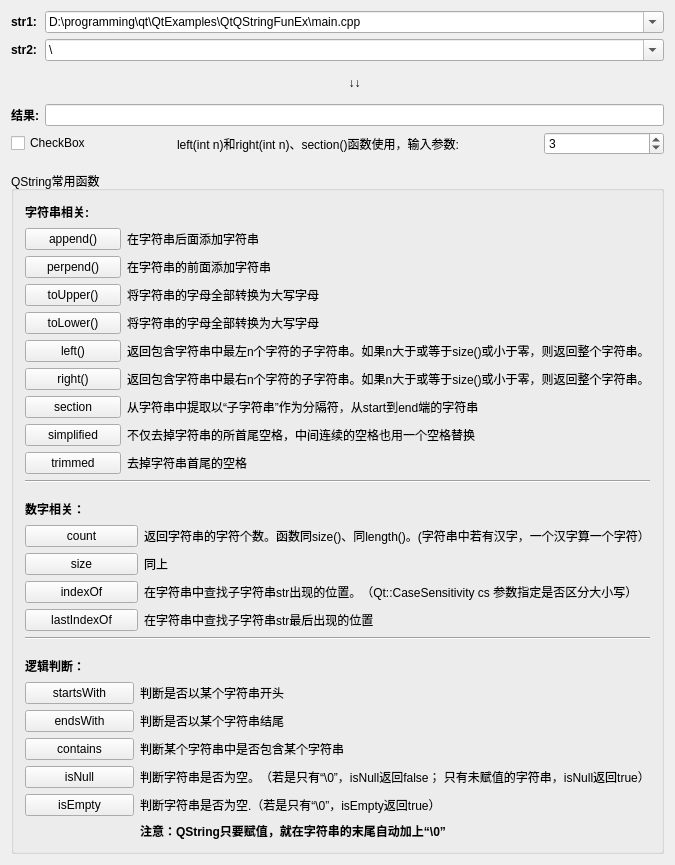
<?xml version="1.0" encoding="UTF-8"?>
<ui version="4.0">
 <class>ExQStringFun</class>
 <widget class="QWidget" name="ExQStringFun">
  <property name="geometry">
   <rect>
    <x>0</x>
    <y>0</y>
    <width>675</width>
    <height>865</height>
   </rect>
  </property>
  <property name="windowTitle">
   <string>ExQStringFun</string>
  </property>
  <layout class="QVBoxLayout" name="verticalLayout_2">
   <item>
    <layout class="QGridLayout" name="gridLayout">
     <item row="4" column="0" colspan="2">
      <layout class="QHBoxLayout" name="horizontalLayout">
       <item>
        <widget class="QCheckBox" name="chekbox">
         <property name="maximumSize">
          <size>
           <width>100</width>
           <height>16777215</height>
          </size>
         </property>
         <property name="text">
          <string>CheckBox</string>
         </property>
        </widget>
       </item>
       <item>
        <spacer name="horizontalSpacer">
         <property name="orientation">
          <enum>Qt::Horizontal</enum>
         </property>
         <property name="sizeType">
          <enum>QSizePolicy::Preferred</enum>
         </property>
         <property name="sizeHint" stdset="0">
          <size>
           <width>60</width>
           <height>20</height>
          </size>
         </property>
        </spacer>
       </item>
       <item>
        <widget class="QLabel" name="labLabSpin">
         <property name="maximumSize">
          <size>
           <width>16777215</width>
           <height>16777215</height>
          </size>
         </property>
         <property name="text">
          <string>left(int n)和right(int n)、section()函数使用，输入参数:</string>
         </property>
        </widget>
       </item>
       <item>
        <widget class="QSpinBox" name="spinLabSpin">
         <property name="maximumSize">
          <size>
           <width>120</width>
           <height>16777215</height>
          </size>
         </property>
         <property name="value">
          <number>3</number>
         </property>
        </widget>
       </item>
      </layout>
     </item>
     <item row="0" column="1">
      <widget class="QComboBox" name="comboxStr1">
       <property name="enabled">
        <bool>true</bool>
       </property>
       <property name="editable">
        <bool>true</bool>
       </property>
       <property name="currentText">
        <string>D:\programming\qt\QtExamples\QtQStringFunEx\main.cpp</string>
       </property>
       <item>
        <property name="text">
         <string>D:\programming\qt\QtExamples\QtQStringFunEx\main.cpp</string>
        </property>
       </item>
       <item>
        <property name="text">
         <string>D:\programming\qt\QtExamples\QtQStringFunEx</string>
        </property>
       </item>
       <item>
        <property name="text">
         <string>投我以木李，报之以琼玖, 男，1998-07-07，汉族，湖北, 武汉</string>
        </property>
       </item>
       <item>
        <property name="text">
         <string>csdn：https://blog.csdn.net/qq_33154343</string>
        </property>
       </item>
       <item>
        <property name="text">
         <string>github：https://github.com/touwoyimuli</string>
        </property>
       </item>
       <item>
        <property name="text">
         <string>github.io：https://touwoyimuli.github.io/</string>
        </property>
       </item>
       <item>
        <property name="text">
         <string>或者自己自定义更多</string>
        </property>
       </item>
      </widget>
     </item>
     <item row="1" column="0">
      <widget class="QLabel" name="labStr2">
       <property name="sizePolicy">
        <sizepolicy hsizetype="Preferred" vsizetype="Fixed">
         <horstretch>0</horstretch>
         <verstretch>0</verstretch>
        </sizepolicy>
       </property>
       <property name="maximumSize">
        <size>
         <width>50</width>
         <height>20</height>
        </size>
       </property>
       <property name="font">
        <font>
         <weight>75</weight>
         <bold>true</bold>
        </font>
       </property>
       <property name="text">
        <string>str2:</string>
       </property>
      </widget>
     </item>
     <item row="1" column="1">
      <widget class="QComboBox" name="comboxStr2">
       <property name="enabled">
        <bool>true</bool>
       </property>
       <property name="editable">
        <bool>true</bool>
       </property>
       <property name="currentText">
        <string>\</string>
       </property>
       <item>
        <property name="text">
         <string>\</string>
        </property>
       </item>
       <item>
        <property name="text">
         <string>.cpp</string>
        </property>
       </item>
       <item>
        <property name="text">
         <string>:</string>
        </property>
       </item>
       <item>
        <property name="text">
         <string>，</string>
        </property>
       </item>
       <item>
        <property name="text">
         <string>或自定义更多尝试</string>
        </property>
       </item>
      </widget>
     </item>
     <item row="0" column="0">
      <widget class="QLabel" name="labStr1">
       <property name="maximumSize">
        <size>
         <width>50</width>
         <height>20</height>
        </size>
       </property>
       <property name="font">
        <font>
         <weight>75</weight>
         <bold>true</bold>
        </font>
       </property>
       <property name="text">
        <string>str1:</string>
       </property>
      </widget>
     </item>
     <item row="3" column="0">
      <widget class="QLabel" name="labResult">
       <property name="font">
        <font>
         <weight>75</weight>
         <bold>true</bold>
        </font>
       </property>
       <property name="text">
        <string>结果:</string>
       </property>
      </widget>
     </item>
     <item row="3" column="1">
      <widget class="QLineEdit" name="editResult"/>
     </item>
     <item row="2" column="1">
      <widget class="QLabel" name="label_2">
       <property name="text">
        <string>↓↓</string>
       </property>
       <property name="alignment">
        <set>Qt::AlignCenter</set>
       </property>
      </widget>
     </item>
    </layout>
   </item>
   <item>
    <spacer name="verticalSpacer_4">
     <property name="orientation">
      <enum>Qt::Vertical</enum>
     </property>
     <property name="sizeType">
      <enum>QSizePolicy::Fixed</enum>
     </property>
     <property name="sizeHint" stdset="0">
      <size>
       <width>20</width>
       <height>10</height>
      </size>
     </property>
    </spacer>
   </item>
   <item>
    <widget class="QGroupBox" name="groupBox">
     <property name="title">
      <string>QString常用函数</string>
     </property>
     <layout class="QGridLayout" name="gridLayout_5">
      <item row="0" column="0">
       <layout class="QVBoxLayout" name="verticalLayout">
        <item>
         <layout class="QGridLayout" name="gridLayout_2">
          <item row="0" column="0" colspan="2">
           <widget class="QLabel" name="labelQString">
            <property name="minimumSize">
             <size>
              <width>0</width>
              <height>20</height>
             </size>
            </property>
            <property name="font">
             <font>
              <weight>75</weight>
              <bold>true</bold>
             </font>
            </property>
            <property name="text">
             <string>字符串相关:</string>
            </property>
           </widget>
          </item>
          <item row="3" column="0">
           <widget class="QPushButton" name="btnPrepend">
            <property name="text">
             <string>perpend()</string>
            </property>
           </widget>
          </item>
          <item row="2" column="0">
           <widget class="QPushButton" name="btnAppend">
            <property name="maximumSize">
             <size>
              <width>120</width>
              <height>16777215</height>
             </size>
            </property>
            <property name="font">
             <font>
              <weight>50</weight>
              <bold>false</bold>
             </font>
            </property>
            <property name="text">
             <string>append()</string>
            </property>
           </widget>
          </item>
          <item row="2" column="1">
           <widget class="QLabel" name="label_11">
            <property name="text">
             <string>在字符串后面添加字符串</string>
            </property>
           </widget>
          </item>
          <item row="7" column="0">
           <widget class="QPushButton" name="btnRight">
            <property name="text">
             <string>right()</string>
            </property>
           </widget>
          </item>
          <item row="8" column="0">
           <widget class="QPushButton" name="btnSection">
            <property name="text">
             <string>section</string>
            </property>
           </widget>
          </item>
          <item row="8" column="1">
           <widget class="QLabel" name="label_12">
            <property name="text">
             <string>从字符串中提取以“子字符串”作为分隔符，从start到end端的字符串</string>
            </property>
           </widget>
          </item>
          <item row="10" column="0">
           <widget class="QPushButton" name="btnTrimmed">
            <property name="text">
             <string>trimmed</string>
            </property>
           </widget>
          </item>
          <item row="9" column="1">
           <widget class="QLabel" name="label_8">
            <property name="text">
             <string>不仅去掉字符串的所首尾空格，中间连续的空格也用一个空格替换</string>
            </property>
           </widget>
          </item>
          <item row="7" column="1">
           <widget class="QLabel" name="label_10">
            <property name="text">
             <string>返回包含字符串中最右n个字符的子字符串。如果n大于或等于size()或小于零，则返回整个字符串。</string>
            </property>
           </widget>
          </item>
          <item row="9" column="0">
           <widget class="QPushButton" name="btnSimplified">
            <property name="text">
             <string>simplified</string>
            </property>
           </widget>
          </item>
          <item row="10" column="1">
           <widget class="QLabel" name="label_9">
            <property name="text">
             <string>去掉字符串首尾的空格</string>
            </property>
           </widget>
          </item>
          <item row="3" column="1">
           <widget class="QLabel" name="label_4">
            <property name="text">
             <string>在字符串的前面添加字符串</string>
            </property>
           </widget>
          </item>
          <item row="4" column="0">
           <widget class="QPushButton" name="btnToUpper">
            <property name="text">
             <string>toUpper()</string>
            </property>
           </widget>
          </item>
          <item row="4" column="1">
           <widget class="QLabel" name="label_5">
            <property name="text">
             <string>将字符串的字母全部转换为大写字母</string>
            </property>
           </widget>
          </item>
          <item row="6" column="1">
           <widget class="QLabel" name="label_7">
            <property name="text">
             <string>返回包含字符串中最左n个字符的子字符串。如果n大于或等于size()或小于零，则返回整个字符串。</string>
            </property>
           </widget>
          </item>
          <item row="5" column="1">
           <widget class="QLabel" name="label_6">
            <property name="text">
             <string>将字符串的字母全部转换为大写字母</string>
            </property>
           </widget>
          </item>
          <item row="5" column="0">
           <widget class="QPushButton" name="btnToLower">
            <property name="text">
             <string>toLower()</string>
            </property>
           </widget>
          </item>
          <item row="6" column="0">
           <widget class="QPushButton" name="btnLeft">
            <property name="text">
             <string>left()</string>
            </property>
           </widget>
          </item>
         </layout>
        </item>
        <item>
         <widget class="Line" name="line">
          <property name="orientation">
           <enum>Qt::Horizontal</enum>
          </property>
         </widget>
        </item>
        <item>
         <spacer name="verticalSpacer">
          <property name="orientation">
           <enum>Qt::Vertical</enum>
          </property>
          <property name="sizeType">
           <enum>QSizePolicy::Fixed</enum>
          </property>
          <property name="sizeHint" stdset="0">
           <size>
            <width>20</width>
            <height>10</height>
           </size>
          </property>
         </spacer>
        </item>
        <item>
         <layout class="QGridLayout" name="gridLayout_3">
          <item row="4" column="0">
           <widget class="QPushButton" name="btnSize">
            <property name="text">
             <string>size</string>
            </property>
           </widget>
          </item>
          <item row="4" column="1">
           <widget class="QLabel" name="label_17">
            <property name="text">
             <string>同上</string>
            </property>
           </widget>
          </item>
          <item row="5" column="1">
           <widget class="QLabel" name="label_18">
            <property name="text">
             <string>在字符串中查找子字符串str出现的位置。（Qt::CaseSensitivity cs 参数指定是否区分大小写）</string>
            </property>
           </widget>
          </item>
          <item row="5" column="0">
           <widget class="QPushButton" name="btnIndexOf">
            <property name="text">
             <string>indexOf</string>
            </property>
           </widget>
          </item>
          <item row="3" column="0">
           <widget class="QPushButton" name="btnCount">
            <property name="maximumSize">
             <size>
              <width>120</width>
              <height>16777215</height>
             </size>
            </property>
            <property name="text">
             <string>count</string>
            </property>
           </widget>
          </item>
          <item row="6" column="1">
           <widget class="QLabel" name="label_20">
            <property name="text">
             <string>在字符串中查找子字符串str最后出现的位置</string>
            </property>
           </widget>
          </item>
          <item row="6" column="0">
           <widget class="QPushButton" name="btnLastIndexOf">
            <property name="text">
             <string>lastIndexOf</string>
            </property>
           </widget>
          </item>
          <item row="3" column="1">
           <widget class="QLabel" name="label_21">
            <property name="text">
             <string>返回字符串的字符个数。函数同size()、同length()。(字符串中若有汉字，一个汉字算一个字符）</string>
            </property>
           </widget>
          </item>
          <item row="0" column="0" colspan="2">
           <widget class="QLabel" name="labelNumber">
            <property name="minimumSize">
             <size>
              <width>0</width>
              <height>20</height>
             </size>
            </property>
            <property name="maximumSize">
             <size>
              <width>16777215</width>
              <height>30</height>
             </size>
            </property>
            <property name="font">
             <font>
              <weight>75</weight>
              <bold>true</bold>
             </font>
            </property>
            <property name="text">
             <string>数字相关：</string>
            </property>
           </widget>
          </item>
         </layout>
        </item>
        <item>
         <widget class="Line" name="line_2">
          <property name="orientation">
           <enum>Qt::Horizontal</enum>
          </property>
         </widget>
        </item>
        <item>
         <layout class="QGridLayout" name="gridLayout_4">
          <item row="1" column="0" colspan="2">
           <widget class="QLabel" name="labelBool">
            <property name="minimumSize">
             <size>
              <width>0</width>
              <height>20</height>
             </size>
            </property>
            <property name="maximumSize">
             <size>
              <width>16777215</width>
              <height>30</height>
             </size>
            </property>
            <property name="font">
             <font>
              <weight>75</weight>
              <bold>true</bold>
             </font>
            </property>
            <property name="text">
             <string>逻辑判断：</string>
            </property>
           </widget>
          </item>
          <item row="2" column="1">
           <widget class="QLabel" name="label_31">
            <property name="text">
             <string>判断是否以某个字符串开头</string>
            </property>
           </widget>
          </item>
          <item row="0" column="0" colspan="2">
           <spacer name="verticalSpacer_2">
            <property name="orientation">
             <enum>Qt::Vertical</enum>
            </property>
            <property name="sizeType">
             <enum>QSizePolicy::Fixed</enum>
            </property>
            <property name="sizeHint" stdset="0">
             <size>
              <width>20</width>
              <height>10</height>
             </size>
            </property>
           </spacer>
          </item>
          <item row="3" column="0">
           <widget class="QPushButton" name="btnEndsWith">
            <property name="text">
             <string>endsWith</string>
            </property>
           </widget>
          </item>
          <item row="3" column="1">
           <widget class="QLabel" name="label_27">
            <property name="text">
             <string>判断是否以某个字符串结尾</string>
            </property>
           </widget>
          </item>
          <item row="4" column="0">
           <widget class="QPushButton" name="btnContains">
            <property name="text">
             <string>contains</string>
            </property>
           </widget>
          </item>
          <item row="5" column="1">
           <widget class="QLabel" name="label_30">
            <property name="text">
             <string>判断字符串是否为空。（若是只有“\0”，isNull返回false； 只有未赋值的字符串，isNull返回true）</string>
            </property>
           </widget>
          </item>
          <item row="4" column="1">
           <widget class="QLabel" name="label_28">
            <property name="text">
             <string>判断某个字符串中是否包含某个字符串</string>
            </property>
           </widget>
          </item>
          <item row="5" column="0">
           <widget class="QPushButton" name="btnIsNull">
            <property name="text">
             <string>isNull</string>
            </property>
           </widget>
          </item>
          <item row="6" column="0">
           <widget class="QPushButton" name="btnIsEmpty">
            <property name="text">
             <string>isEmpty</string>
            </property>
           </widget>
          </item>
          <item row="2" column="0">
           <widget class="QPushButton" name="btnStartsWith">
            <property name="maximumSize">
             <size>
              <width>120</width>
              <height>16777215</height>
             </size>
            </property>
            <property name="text">
             <string>startsWith</string>
            </property>
           </widget>
          </item>
          <item row="6" column="1">
           <widget class="QLabel" name="label_29">
            <property name="text">
             <string>判断字符串是否为空.（若是只有“\0”，isEmpty返回true）</string>
            </property>
           </widget>
          </item>
          <item row="7" column="1">
           <widget class="QLabel" name="label">
            <property name="font">
             <font>
              <weight>75</weight>
              <bold>true</bold>
             </font>
            </property>
            <property name="text">
             <string>注意：QString只要赋值，就在字符串的末尾自动加上“\0”</string>
            </property>
           </widget>
          </item>
         </layout>
        </item>
       </layout>
      </item>
     </layout>
    </widget>
   </item>
  </layout>
 </widget>
 <layoutdefault spacing="6" margin="11"/>
 <resources/>
 <connections/>
</ui>
